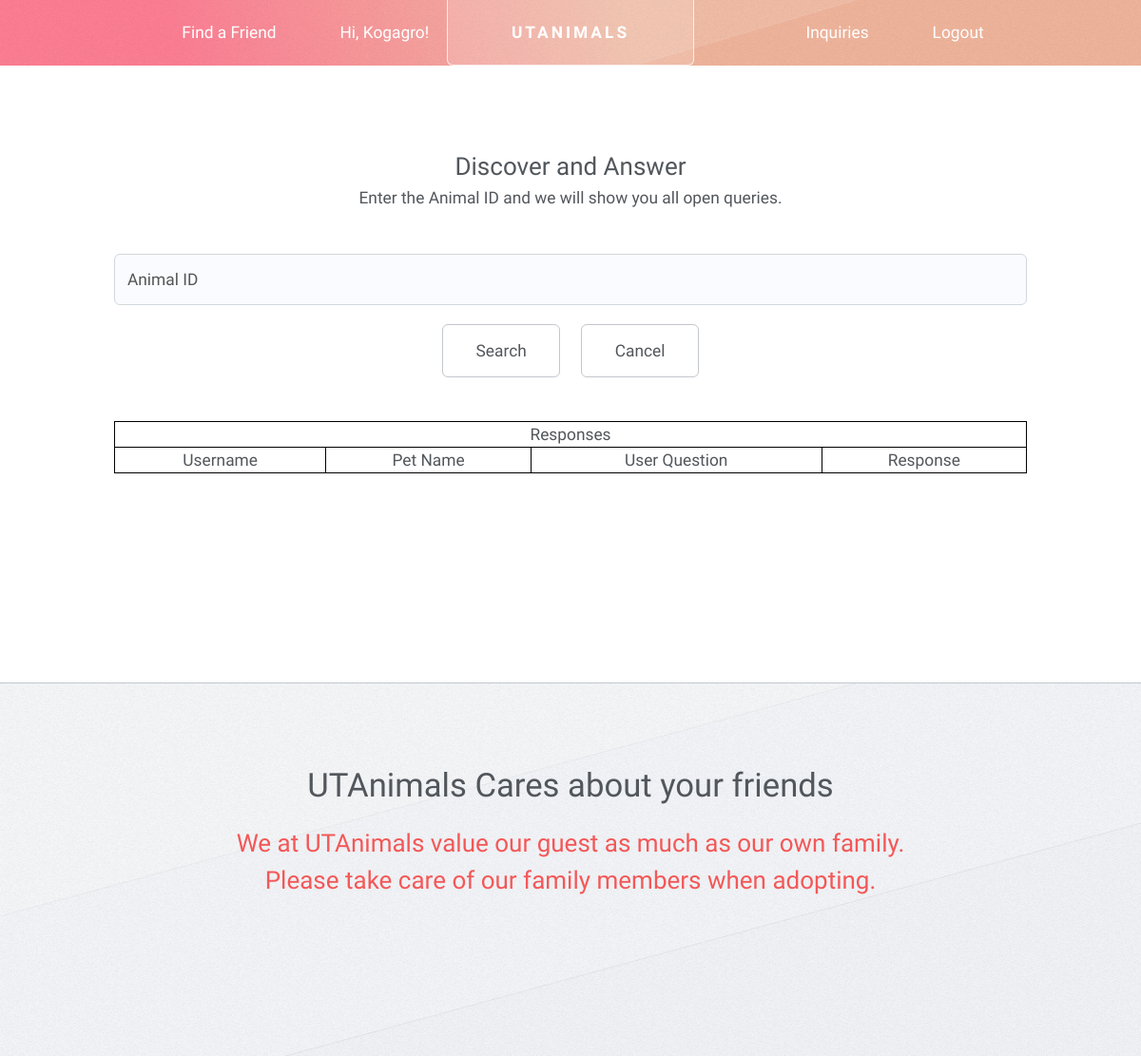
Before: /inquiry_admin.php (signed in) with the older database file.
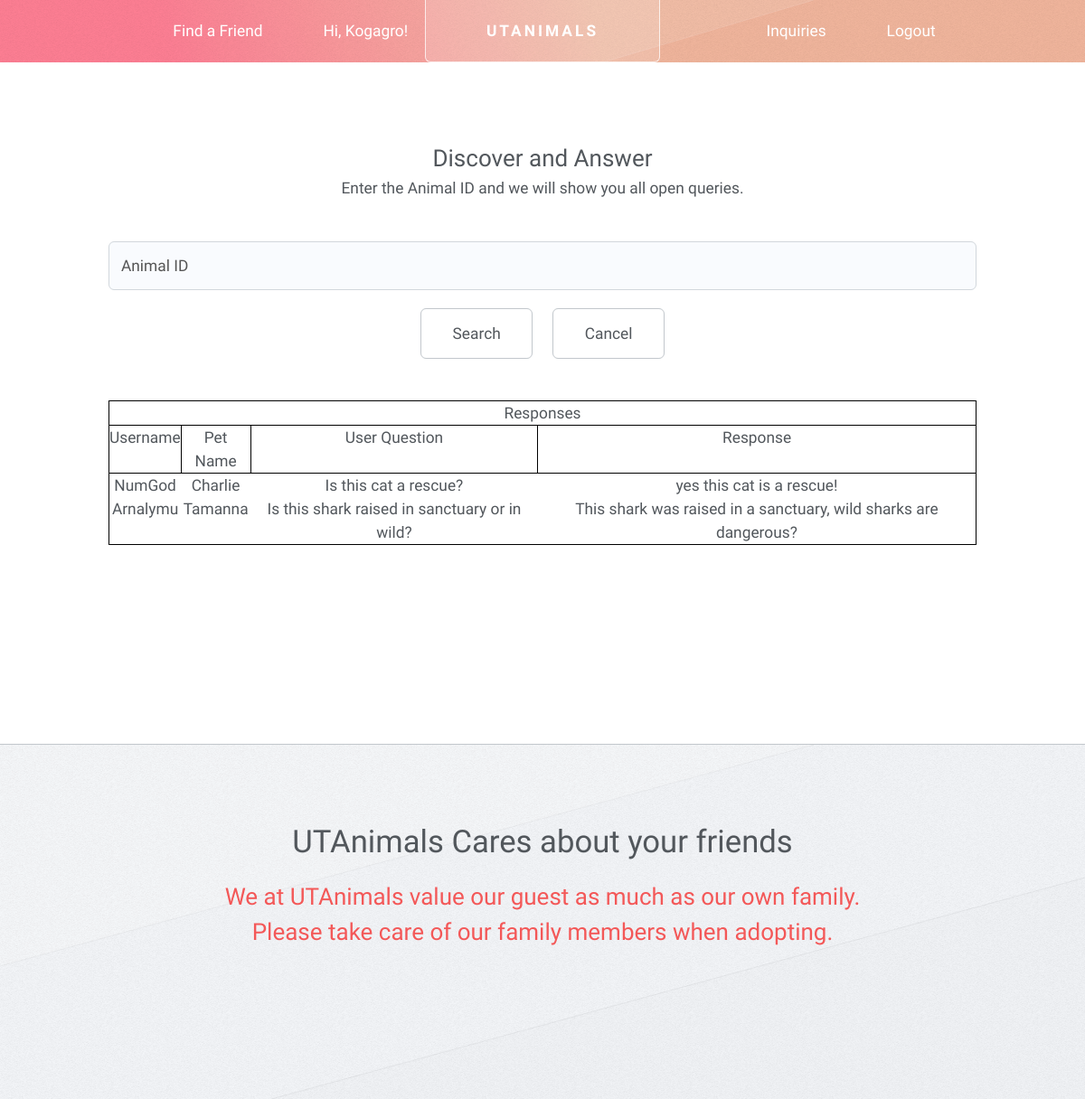
After: the same page with the newer database file.
### tables this page shows
CREATE TABLE INQUIRY(
	Inquiry_id INTEGER NOT NULL AUTO_INCREMENT,
	U_PID INTEGER NOT NULL,
	A_PID INTEGER DEFAULT NULL,
	AID INTEGER NOT NULL,
	u_date DateTime NOT NULL,
	u_q varchar(500),
	a_date DateTime,
	FOREIGN KEY (AID) REFERENCES ANIMAL(AID),
	FOREIGN KEY (U_PID) REFERENCES PROFILE(PID),
	FOREIGN KEY (A_PID) REFERENCES PROFILE(PID),
	PRIMARY KEY (Inquiry_id)
);

CREATE TABLE PROFILE (
	PID INTEGER NOT NULL AUTO_INCREMENT,
	Email varchar(100) NOT NULL,
	Phone varchar(12),
	Fname varchar(100) NOT NULL,
	Lname varchar(100) NOT NULL,
	Minit CHAR,
	Jdate DateTime NOT NULL,
	P_TYPE CHAR NOT NULL,
	P_Password varchar(12) NOT NULL,
	Uname varchar(12) NOT NULL UNIQUE,
	Ssn varchar(9),
	UNIQUE(PID),
	UNIQUE(Email),
	UNIQUE(Phone),
	UNIQUE(Uname),
	PRIMARY KEY (PID)
);

CREATE TABLE ANIMAL(
	AID INTEGER NOT NULL AUTO_INCREMENT,
	Added_by INTEGER NOT NULL,
	Removed_by INTEGER DEFAULT NULL,
	Name varchar(100),
	A_TYPE CHAR NOT NULL,
	Sex CHAR NOT NULL,
	Color varchar(50) NOT NULL,
	Diet varchar(200),
	Available BIT NOT NULL,
	Weight FLOAT NOT NULL,
	Height FLOAT NOT NULL,
	DoB DateTime NOT NULL,
	is_kid_friendly BIT NOT NULL,
	is_vac BIT,
	Description varchar(500),
	A_date DateTime NOT NULL,
	Breed varchar(20),
	UNIQUE(AID),
	PRIMARY KEY(AID),
	FOREIGN KEY (Added_by) REFERENCES PROFILE(PID) ON DELETE NO ACTION ON UPDATE CASCADE,
	FOREIGN KEY (Removed_by) REFERENCES PROFILE(PID) ON DELETE NO ACTION ON UPDATE CASCADE
);

CREATE TABLE ANSWERS(
	admin_id INTEGER NOT NULL,
	a_date DateTime NOT NULL,
	a_ans VARCHAR(500) NOT NULL,
	FOREIGN KEY (admin_id) REFERENCES PROFILE(PID),
	PRIMARY KEY(admin_id, a_date)
);

### inquiry_admin.php (the view, shortened to what this page needs)
<!DOCTYPE HTML>
<html>
<head>
    <link rel="stylesheet" href="assets/css/main.css" />
</head>
<body class="no-sidebar is-preload">
    <div id="page-wrapper">
        <div id="header-wrapper">
            <div id="header" class="container">
                <h1 id="logo"><a href="index.php">UTAnimals</a></h1>
                <nav id="nav">
                    <ul>
                        <li>
                            <a href="find.php">Find a Friend</a>
                        </li>
                        <li><a href="profile.php">
                                <?php
                                if ($_SESSION['username'] == '')
                                    echo "Profile";
                                else
                                    echo "Hi, " . $_SESSION['username'] . "!";
                                ?>
                            </a></li>
                        <li class="break"><a href="inquiry.php">Inquiries</a></li>
                        <li><a href="logout.php">Logout</a></li>
                    </ul>
                </nav>
            </div>
        </div>
        <div class="wrapper">
            <div class="container" id="main">
                <section class="col-6 col-12-narrower">
                    <form method="post" action="#">
                        <div class="row gtr-50">
                            <div class="col-12" style="text-align:center; width:100%; ">
                                <h3>Discover and Answer</h3>
                                <p>
                                    Enter the Animal ID and we will show you all open queries.
                                </p>
                            </div>
                            <div class="col-12" style="text-align:center; width:100%; ">
                                <input name="aid" placeholder="Animal ID" type="text" maxlength="100" minlength="1" />
                            </div>
                            <div class="col-12">
                                <ul class="actions" style="text-align:center;">
                                    <li><input type="Submit" value="Search" /></li>
                                    <li><a href="profile.php" class="button">Cancel</a></li>
                                </ul>
                            </div>
                            <div class="col-12">
                                <table style="border:1px solid black;width:100%;">
                                    <tr style="border:1px solid black;">
                                        <th colspan="4"> Responses
                                        </th>
                                    </tr>
                                    <tr>
                                        <th colspan="1" style="border:1px solid black;">Username</th>
                                        <th colspan="1" style="border:1px solid black;">Pet Name</th>
                                        <th colspan="1" style="border:1px solid black;">User Question</th>
                                        <th colspan="1" style="border:1px solid black;">Response</th>
                                    </tr>
                                    <?php
                                    $conn = OpenCon();
                                    $a_pid = $_SESSION['pid'];
                                    $get_donation_sql = "SELECT * FROM inquiry where A_PID='$a_pid';";
                                    $donation_aid_arr = $conn->query($get_donation_sql);
                                    while ($donation_aid = $donation_aid_arr->fetch_assoc()) {
                                        $aid = $donation_aid['AID'];
                                        $u_pid = $donation_aid['U_PID'];
                                        echo "<tr style=\"text-align:center;\">";
                                        $result_user = $conn->query("SELECT * from profile where PID='$u_pid';");
                                        $result_u = $result_user->fetch_assoc();
                                        echo "<td>" . $result_u['Uname'] . "</td>";
                                        $result_aid = $conn->query("SELECT * from animal where AID='$aid';");
                                        $result_a = $result_aid->fetch_assoc();
                                        echo "<td>" . $result_a['Name'] . "</td>";
                                        echo "<td>" . $donation_aid['u_q'] . "</td>";
                                        $admin_date = $donation_aid['a_date'];
                                        $result_response = $conn->query("SELECT * from answers where a_date='$admin_date' and admin_id='$a_pid';");
                                        $result_r = $result_response->fetch_assoc();
                                        echo "<td>" . $result_r['a_ans'] . "</td>";
                                        echo "</tr>";
                                    }
                                    ?>
                                </table>
                            </div>
                        </div>
                    </form>
                </section>
            </div>
        </div>
        <div id="footer-wrapper">
            <div id="footer" class="container">
                <header class="major">
                    <h2>UTAnimals Cares about your friends</h2>
                    <p>We at UTAnimals value our guest as much as our own family.<br> Please take care of our family members when adopting. </p>
                </header>
            </div>
        </div>
    </div>
</body>
</html>

Changed rows visible on the page:
now on this page (row edited): inquiry: U_PID.Uname "NumGod", AID.Name "Charlie", u_q "Is this cat a rescue?", answers.a_ans "yes this cat is a rescue!"
now on this page (row edited): inquiry: U_PID.Uname "Arnalymu", AID.Name "Tamanna", u_q "Is this shark raised in sanctuary or in wild?", answers.a_ans "This shark was raised in a sanctuary, wild sharks are dangerous?"
